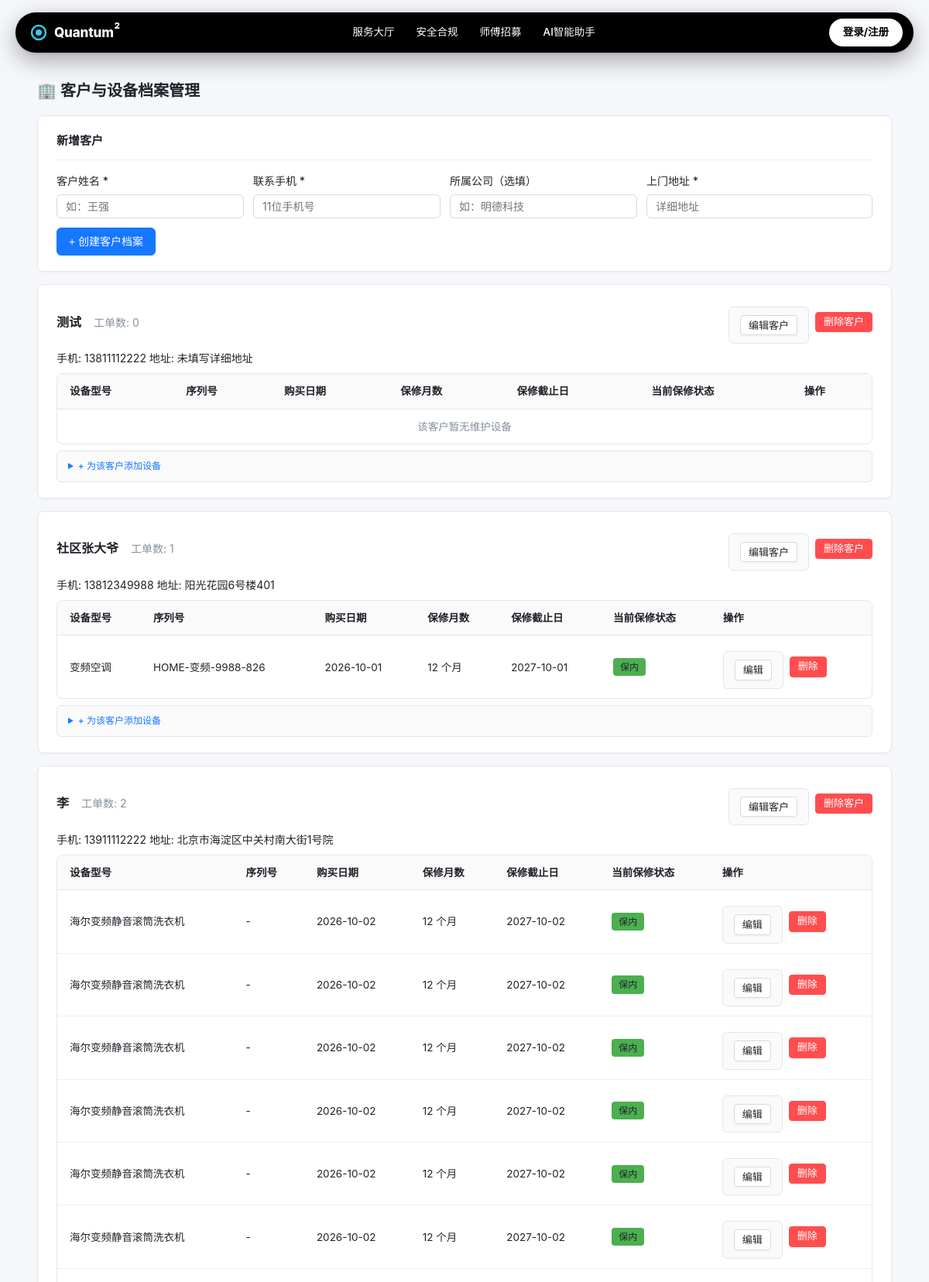
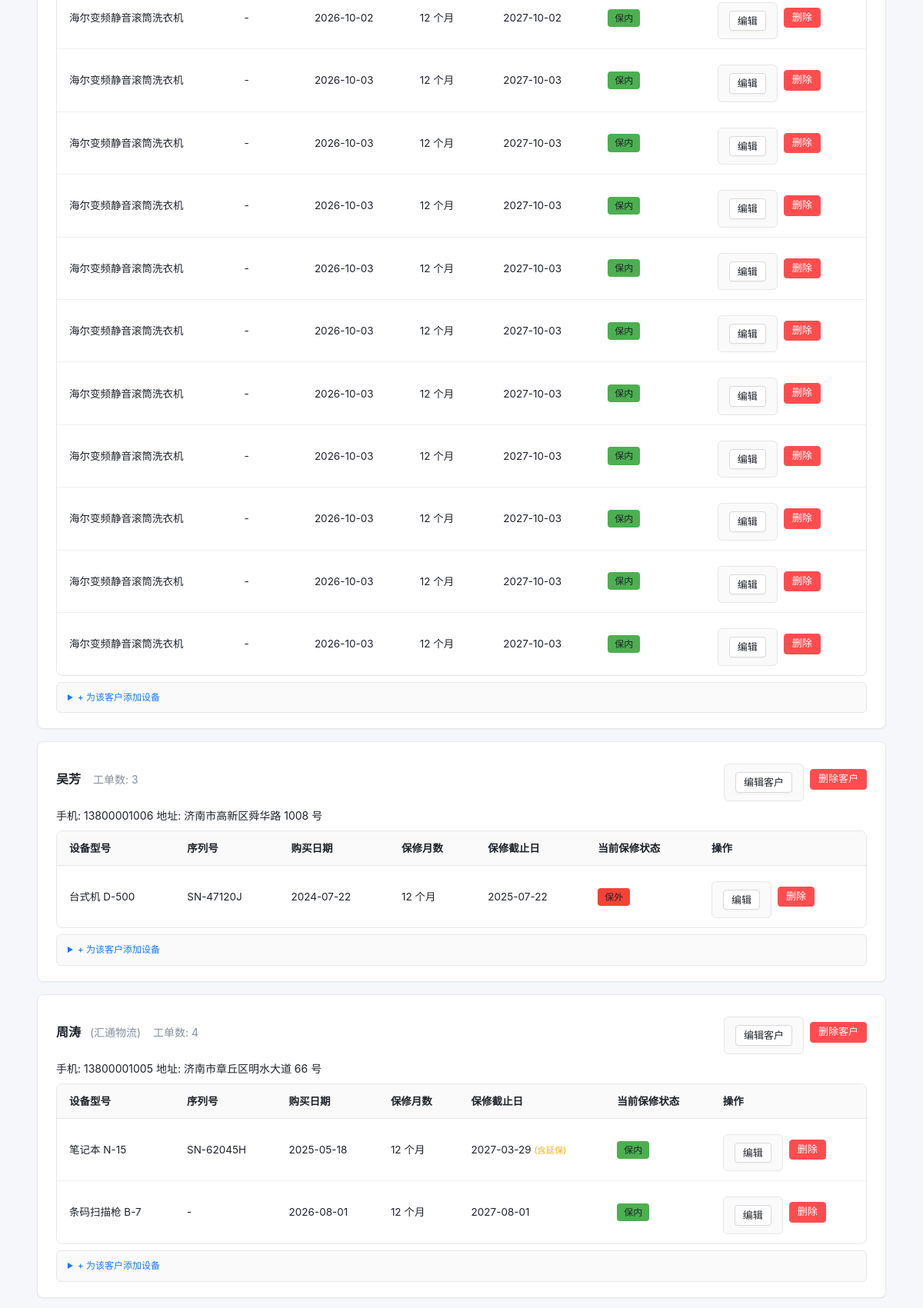
Page /customers (upper part) on the committed database (2 pictures, top to bottom).
### models.py (models this page shows)
class Customer(db.Model):
    __tablename__ = 'customers'
    id = db.Column(db.Integer, primary_key=True)
    name = db.Column(db.String(64), nullable=False)
    phone = db.Column(db.String(20), nullable=False, unique=True, index=True)
    company = db.Column(db.String(128), nullable=True)
    address = db.Column(db.String(256), nullable=False)
    created_at = db.Column(db.DateTime, default=utcnow)
    devices = db.relationship('Device', backref='customer', lazy='dynamic')

class Device(db.Model):
    __tablename__ = 'devices'
    id = db.Column(db.Integer, primary_key=True)
    customer_id = db.Column(db.Integer, db.ForeignKey('customers.id'), nullable=False)
    model = db.Column(db.String(128), nullable=False)
    serial_no = db.Column(db.String(64), unique=True, nullable=True)
    purchase_date = db.Column(db.Date, nullable=False)
    warranty_months = db.Column(db.Integer, nullable=False, default=12)
    warranty_override_date = db.Column(db.Date, nullable=True)
    created_at = db.Column(db.DateTime, default=utcnow)

### routes/customers.py (the view)
@bp.route('/customers', methods=['GET'])
@roles_required('dispatcher', 'customer')
def index():
    current_role = session.get('role')
    user_id = session.get('user_id')
    if current_role == 'customer' and user_id:
        user = User.query.get(user_id)
        if user and user.related_id:
            customers = Customer.query.filter_by(id=user.related_id).all()
        elif user and user.phone:
            customers = Customer.query.filter_by(phone=user.phone).all()
        else:
            customers = []
    else:
        customers = Customer.query.order_by(Customer.id.desc()).all()
    for c in customers:
        c.work_order_count = WorkOrder.query.filter_by(customer_id=c.id).count()
        for d in c.devices:
            d.warranty_info = warranty_breakdown(d)
    return render_template('customers.html', customers=customers, is_customer_view=(current_role == 'customer'))

### routes/auth.py (called while the page is built, shortened)
def roles_required(*allowed_roles):
    def decorator(f):
        @wraps(f)
        def decorated_function(*args, **kwargs):
            current_role = session.get('role')
            return f(*args, **kwargs)
        return decorated_function
    return decorator

### rules.py (called while the page is built)
def _add_months(d, months):
    try:
        return d + relativedelta(months=months)
    except Exception:
        return d + timedelta(days=months * 30)

def warranty_breakdown(device, ref_date=None):
    if ref_date is None:
        ref_date = date.today()
    base_end = _add_months(device.purchase_date, device.warranty_months)
    override_end = device.warranty_override_date
    if override_end is not None:
        actual_end = max(base_end, override_end)  # WR-3：只取有利方向
    else:
        actual_end = base_end
    is_warranty = (ref_date <= actual_end)
    return {
        'base_end': base_end,
        'override_end': override_end,
        'actual_end': actual_end,
        'is_warranty': is_warranty,
    }

### templates/customers.html (shortened to what this page needs)
{% extends "base.html" %}
{% block content %}
<div class="container">
    <div class="flex-between mb-16">
        <h1 class="page-title" style="margin-bottom:0;">
            {% if is_customer_view %}
                💻 我的登记设备资产
            {% else %}
                🏢 客户与设备档案管理
            {% endif %}
        </h1>
    </div>
    {% if not is_customer_view %}
    <div class="card mb-16">
        <div class="card-header">新增客户</div>
        <form action="/customers" method="post" class="flex flex-wrap" style="gap:12px; align-items:flex-end;">
            <div class="form-group" style="margin-bottom:0; min-width:140px;">
                <label>客户姓名 *</label>
                <input type="text" name="name" required placeholder="如：王强">
            </div>
            <div class="form-group" style="margin-bottom:0; min-width:150px;">
                <label>联系手机 *</label>
                <input type="tel" name="phone" required placeholder="11位手机号">
            </div>
            <div class="form-group" style="margin-bottom:0; min-width:180px;">
                <label>所属公司（选填）</label>
                <input type="text" name="company" placeholder="如：明德科技">
            </div>
            <div class="form-group" style="margin-bottom:0; flex-grow:1; min-width:200px;">
                <label>上门地址 *</label>
                <input type="text" name="address" required placeholder="详细地址">
            </div>
            <button type="submit" class="btn btn-primary" style="height:36px;">+ 创建客户档案</button>
        </form>
    </div>
    {% endif %}
    {% for customer in customers %}
    <div class="card customer-card">
        <div class="flex-between mb-8">
            <div>
                <strong style="font-size:16px;">{{ customer.name }}</strong>
                {% if customer.company %}
                <span class="text-muted" style="margin-left:8px;">({{ customer.company }})</span>
                {% endif %}
                <span class="text-muted" style="margin-left:12px;">工单数: {{ customer.work_order_count }}</span>
            </div>
            <div class="btn-group">
                <details>
                    <summary class="btn btn-sm btn-outline">编辑客户</summary>
                </details>
                <form action="/customers/{{ customer.id }}/delete" method="post" style="display:inline;">
                    <button type="submit" class="btn btn-sm btn-danger" onclick="return confirm('确认删除该客户？')">删除客户</button>
                </form>
            </div>
        </div>
        <div class="customer-info mb-8">
            <span>手机: {{ customer.phone }}</span>
            <span>地址: {{ customer.address }}</span>
        </div>
        <table class="mb-8">
            <tr>
                <th>设备型号</th>
                <th>序列号</th>
                <th>购买日期</th>
                <th>保修月数</th>
                <th>保修截止日</th>
                <th>当前保修状态</th>
                <th>操作</th>
            </tr>
            {% for d in customer.devices %}
            {% set winfo = rules.warranty_breakdown(d) %}
            <tr>
                <td>{{ d.model }}</td>
                <td>{{ d.serial_no or '-' }}</td>
                <td>{{ d.purchase_date.strftime('%Y-%m-%d') }}</td>
                <td>{{ d.warranty_months }} 个月</td>
                <td>
                    {{ winfo.actual_end.strftime('%Y-%m-%d') }}
                    {% if d.warranty_override_date %}
                    <small class="text-warn">(含延保)</small>
                    {% endif %}
                </td>
                <td>
                    {% if winfo.is_warranty %}
                    <span class="status-badge" style="background:#4caf50;">保内</span>
                    {% else %}
                    <span class="status-badge" style="background:#f44336;">保外</span>
                    {% endif %}
                </td>
                <td>
                    <div class="btn-group">
                        <details>
                            <summary class="btn btn-sm btn-outline">编辑</summary>
                        </details>
                        <form action="/devices/{{ d.id }}/delete" method="post" style="display:inline;">
                            <button type="submit" class="btn btn-sm btn-danger" onclick="return confirm('确认删除该设备？')">删除</button>
                        </form>
                    </div>
                </td>
            </tr>
            {% else %}
            <tr><td colspan="7" class="text-center text-muted" style="padding:12px 0;">该客户暂无维护设备</td></tr>
            {% endfor %}
        </table>
        <details>
            <summary class="text-sm">+ 为该客户添加设备</summary>
        </details>
    </div>
    {% else %}
    <div class="card empty-state">
        <p>暂无客户档案，请先在上方表单添加客户。</p>
    </div>
    {% endfor %}
</div>
{% endblock %}

### rows in the picture
Customer: name "测试", work_order_count "0", phone "13811112222", address "未填写详细地址"
Customer: name "社区张大爷", work_order_count "1", phone "13812349988", address "阳光花园6号楼401"
Device: model "变频空调", serial_no "HOME-变频-9988-826", purchase_date "2026-10-01", warranty_months "12", actual_end "2027-10-01", shows "保内"
Customer: name "李", work_order_count "2", phone "13911112222", address "北京市海淀区中关村南大街1号院"
Device: model "海尔变频静音滚筒洗衣机", serial_no "-", purchase_date "2026-10-02", warranty_months "12", actual_end "2027-10-02", shows "保内"
Device: model "海尔变频静音滚筒洗衣机", serial_no "-", purchase_date "2026-10-02", warranty_months "12", actual_end "2027-10-02", shows "保内"
Device: model "海尔变频静音滚筒洗衣机", serial_no "-", purchase_date "2026-10-02", warranty_months "12", actual_end "2027-10-02", shows "保内"
Device: model "海尔变频静音滚筒洗衣机", serial_no "-", purchase_date "2026-10-02", warranty_months "12", actual_end "2027-10-02", shows "保内"
Device: model "海尔变频静音滚筒洗衣机", serial_no "-", purchase_date "2026-10-02", warranty_months "12", actual_end "2027-10-02", shows "保内"
Device: model "海尔变频静音滚筒洗衣机", serial_no "-", purchase_date "2026-10-02", warranty_months "12", actual_end "2027-10-02", shows "保内"
Device: model "海尔变频静音滚筒洗衣机", serial_no "-", purchase_date "2026-10-02", warranty_months "12", actual_end "2027-10-02", shows "保内"
Device: model "海尔变频静音滚筒洗衣机", serial_no "-", purchase_date "2026-10-03", warranty_months "12", actual_end "2027-10-03", shows "保内"
Device: model "海尔变频静音滚筒洗衣机", serial_no "-", purchase_date "2026-10-03", warranty_months "12", actual_end "2027-10-03", shows "保内"
Device: model "海尔变频静音滚筒洗衣机", serial_no "-", purchase_date "2026-10-03", warranty_months "12", actual_end "2027-10-03", shows "保内"
Device: model "海尔变频静音滚筒洗衣机", serial_no "-", purchase_date "2026-10-03", warranty_months "12", actual_end "2027-10-03", shows "保内"
Device: model "海尔变频静音滚筒洗衣机", serial_no "-", purchase_date "2026-10-03", warranty_months "12", actual_end "2027-10-03", shows "保内"
Device: model "海尔变频静音滚筒洗衣机", serial_no "-", purchase_date "2026-10-03", warranty_months "12", actual_end "2027-10-03", shows "保内"
Device: model "海尔变频静音滚筒洗衣机", serial_no "-", purchase_date "2026-10-03", warranty_months "12", actual_end "2027-10-03", shows "保内"
Device: model "海尔变频静音滚筒洗衣机", serial_no "-", purchase_date "2026-10-03", warranty_months "12", actual_end "2027-10-03", shows "保内"
Device: model "海尔变频静音滚筒洗衣机", serial_no "-", purchase_date "2026-10-03", warranty_months "12", actual_end "2027-10-03", shows "保内"
Device: model "海尔变频静音滚筒洗衣机", serial_no "-", purchase_date "2026-10-03", warranty_months "12", actual_end "2027-10-03", shows "保内"
Customer: name "吴芳", work_order_count "3", phone "13800001006", address "济南市高新区舜华路 1008 号"
Device: model "台式机 D-500", serial_no "SN-47120J", purchase_date "2024-07-22", warranty_months "12", actual_end "2025-07-22", shows "保外"
Customer: name "周涛", company "汇通物流", work_order_count "4", phone "13800001005", address "济南市章丘区明水大道 66 号"
Device: model "笔记本 N-15", serial_no "SN-62045H", purchase_date "2025-05-18", warranty_months "12", actual_end "2027-03-29", shows "(含延保)", shows "保内"
Device: model "条码扫描枪 B-7", serial_no "-", purchase_date "2026-08-01", warranty_months "12", actual_end "2027-08-01", shows "保内"
